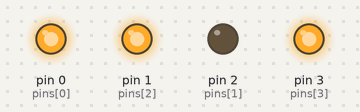
Recording of a sketch running on a simulated Arduino Uno, built with avr-gcc and run on an emulated ATmega328P. Shown: output pins drawn as LEDs (lit = HIGH).

Above: at 0.15 s.
At 0.65 s:
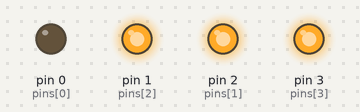
At 1.55 s:
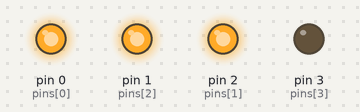
At 2.85 s:
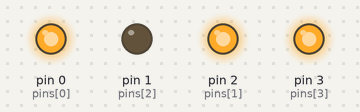
Timing chart, 0 to 3.1 s (numbered marks = the images above):
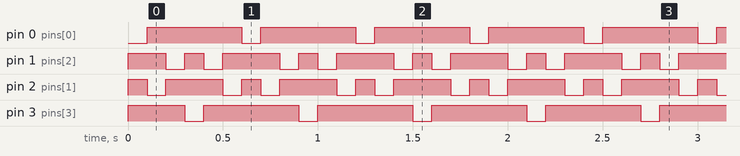

The sketch:

Kit.ino
```cpp
/*
 * This code blinks the leds in pins[] left and right in a kit pattern.
 * It serves as a great hello world
 */

byte pins[]={0,2,1,3};
const byte size=sizeof(pins)/sizeof(*pins);

// The LEDs on the board are active low!
const bool on=0;
const bool off=1;

// How long to wait between frames
int time=100; //ms

// the setup function runs once when you press reset or power the board
void setup() {

  // Make each pin an output
  for(int i=0;i<size;i++) pinMode(pins[i],OUTPUT);

  //Light up only the first LED
  digitalWrite(pins[0],on);
  for(int i=1;i<size;i++) digitalWrite(pins[i],off);

  // Wait before the next frame
  delay(time);
}

// the loop function runs over and over again forever
// note that all LEDs are active low
void loop() {

  //go to the right
  for(int i=0;i<size-1;i++){
    digitalWrite(pins[i],off);
    digitalWrite(pins[i+1],on);
    delay(time);
  }

  //go to the left
  for(int i=size-1;i>0;i--){
    digitalWrite(pins[i],off);
    digitalWrite(pins[i-1],on);
    delay(time);
  }
}
```

Measured:
- by itself, pin 0 (pins[0]), pin 3 (pins[3]): alternates HIGH for 0.50 s and LOW for 0.10 s
- by itself, pin 1 (pins[2]): repeats every 0.60 s: HIGH 0.10 s, LOW 0.10 s, HIGH 0.30 s, LOW 0.10 s
- by itself, pin 2 (pins[1]): repeats every 0.60 s: HIGH 0.30 s, LOW 0.10 s, HIGH 0.10 s, LOW 0.10 s
